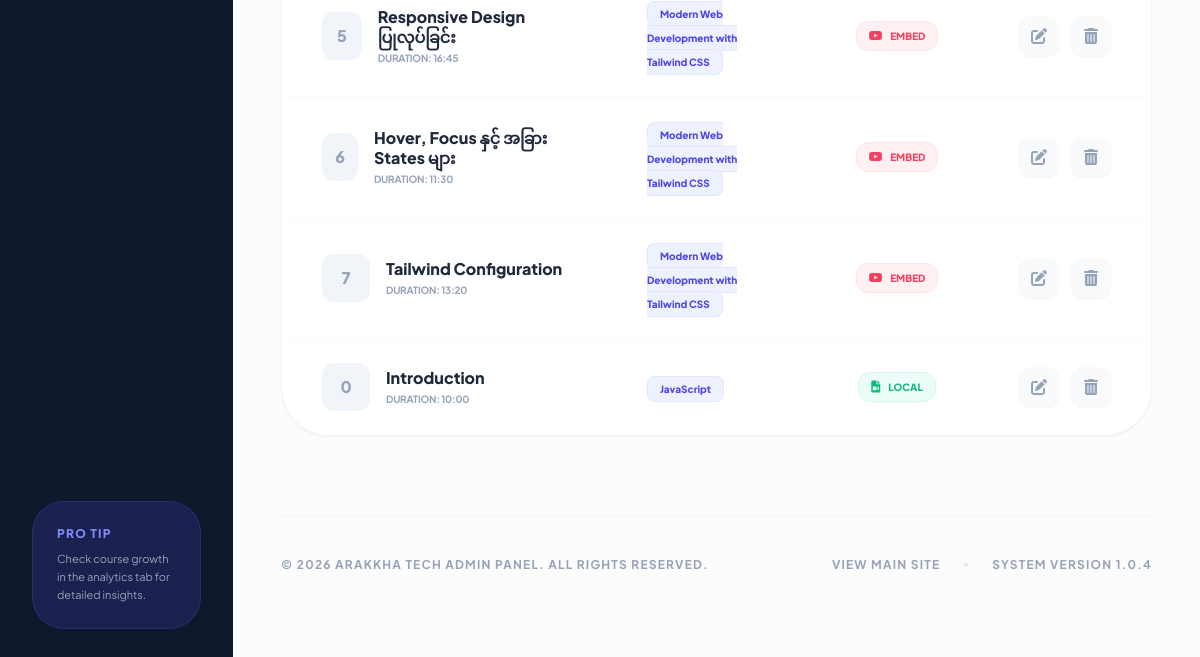
Page /manage/lessons/ (signed in, lower part) on the earlier database version.
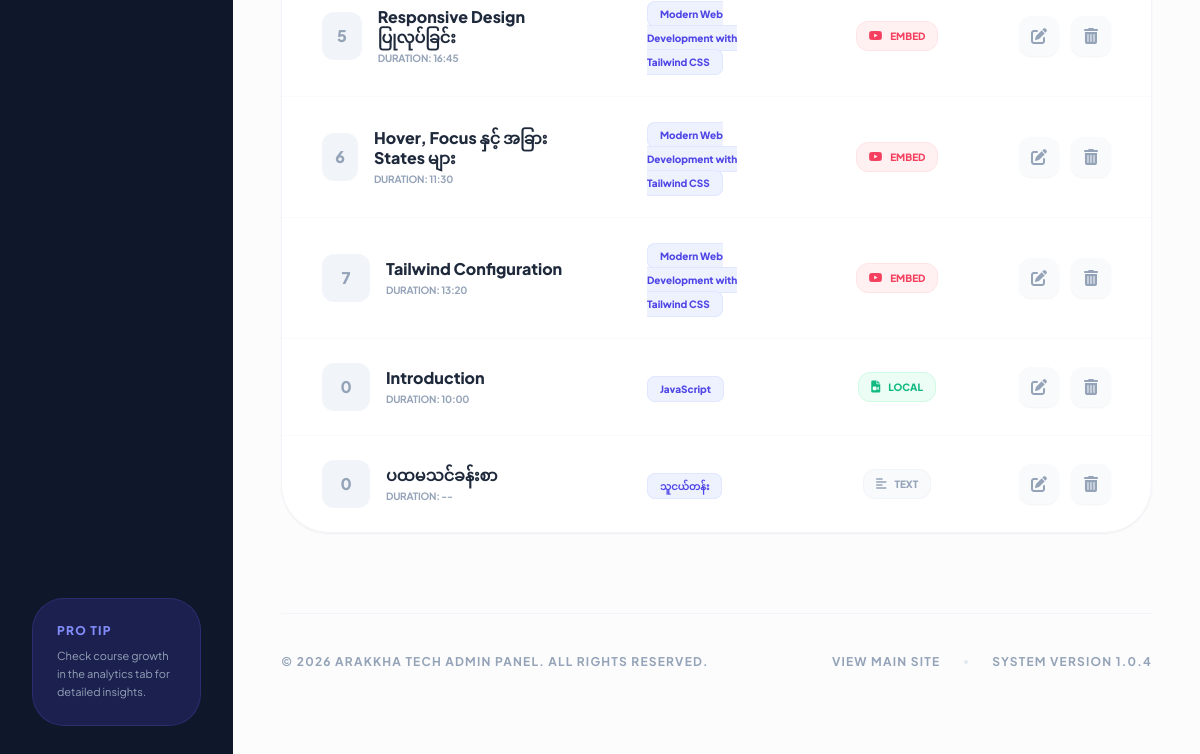
Same page on the later database version.
### courses/models.py (models this page shows, shortened)
class Lesson(models.Model):
    course = models.ForeignKey(Course, on_delete=models.CASCADE, related_name='lessons')
    title = models.CharField(max_length=200)
    content = models.TextField()
    video_url = models.URLField(blank=True, null=True, help_text="YouTube link (e.g. https://www.youtube.com/watch?v=...)")
    video_file = models.FileField(upload_to='courses/videos/', blank=True, null=True)
    video_poster = models.ImageField(upload_to='courses/posters/', blank=True, null=True, help_text="Video thumbnail image")
    duration = models.CharField(max_length=20, blank=True, null=True, help_text="e.g. 10:25")
    order = models.PositiveIntegerField(default=0)
    class Meta:
        ordering = ['order']

class Course(models.Model):
    title = models.CharField(max_length=200)
    description = models.TextField()
    thumbnail = models.ImageField(upload_to='courses/thumbnails/', blank=True, null=True)
    instructor = models.ForeignKey(User, on_delete=models.CASCADE, related_name='courses_taught')
    created_at = models.DateTimeField(auto_now_add=True)
    updated_at = models.DateTimeField(auto_now=True)

### courses/views.py (the view)
# urls.py: path('manage/lessons/', views.manage_all_lessons, name='manage_all_lessons'),
@login_required
@user_passes_test(is_instructor)
def manage_all_lessons(request):
    if is_admin(request.user):
        lessons = Lesson.objects.all().select_related('course').order_by('course', 'order')
    else:
        lessons = Lesson.objects.filter(course__instructor=request.user).select_related('course').order_by('course', 'order')
    return render(request, 'courses/management/manage_all_lessons.html', {'lessons': lessons})

### courses/context_processors.py (called while the page is built)
def user_roles(request):
    if request.user.is_authenticated:
        return {
            'is_admin_user': _is_admin(request.user),
            'is_instructor_user': _is_instructor(request.user),
            'user_role_label': (request.user.profile.role if hasattr(request.user, 'profile') else 'student')
        }
    return {
        'is_admin_user': False,
        'is_instructor_user': False,
        'user_role_label': 'guest'
    }

### courses/helpers.py (called while the page is built)
def is_admin(user):
    if user.is_superuser:
        return True
    if hasattr(user, 'profile'):
        return user.profile.role == 'admin'
    return False

def is_instructor(user):
    if user.is_superuser:
        return True
    if hasattr(user, 'profile'):
        return user.profile.role == 'instructor'
    return False

### courses/templates/courses/management/manage_all_lessons.html (shortened to what the changed rows need)
{% extends 'base.html' %}
{% block content %}
<div class="min-h-screen bg-[#fcfcfd] flex flex-col lg:flex-row">
    <main class="flex-grow p-6 lg:p-12">
        <div class="bg-white rounded-[3rem] shadow-sm border border-slate-100 overflow-hidden" data-aos="fade-up">
            <div class="overflow-x-auto">
                <table class="w-full text-left">
                    <tbody class="divide-y divide-slate-50">
                        {% for lesson in lessons %}
                        <tr class="group hover:bg-slate-50/30 transition-all">
                            <td class="px-10 py-6">
                                <div class="flex items-center">
                                    <div class="w-12 h-12 rounded-xl bg-slate-100 flex items-center justify-center text-slate-400 font-black mr-4 group-hover:bg-indigo-100 group-hover:text-indigo-600 transition-all">
                                        {{ lesson.order }}
                                    </div>
                                    <div>
                                        <p class="font-black text-slate-800 group-hover:text-indigo-600 transition-colors leading-tight mb-1">{{ lesson.title }}</p>
                                        <p class="text-[10px] text-slate-400 font-bold uppercase tracking-tight">Duration: {{ lesson.duration|default:"--" }}</p>
                                    </div>
                                </div>
                            </td>
                            <td class="px-10 py-6">
                                <span class="bg-indigo-50 text-indigo-600 text-[10px] font-black px-3 py-1.5 rounded-lg border border-indigo-100">
                                    {{ lesson.course.title|truncatechars:40 }}
                                </span>
                            </td>
                            <td class="px-10 py-6 text-center">
                                {% if lesson.video_file %}
                                    <div class="inline-flex items-center space-x-2 text-emerald-500 bg-emerald-50 px-3 py-1.5 rounded-xl border border-emerald-100">
                                        <i class="fas fa-file-video text-xs"></i>
                                        <span class="text-[10px] font-black uppercase">Local</span>
                                    </div>
                                {% elif lesson.video_url %}
                                    <div class="inline-flex items-center space-x-2 text-rose-500 bg-rose-50 px-3 py-1.5 rounded-xl border border-rose-100">
                                        <i class="fab fa-youtube text-xs"></i>
                                        <span class="text-[10px] font-black uppercase">Embed</span>
                                    </div>
                                {% else %}
                                    <div class="inline-flex items-center space-x-2 text-slate-400 bg-slate-50 px-3 py-1.5 rounded-xl border border-slate-100">
                                        <i class="fas fa-align-left text-xs"></i>
                                        <span class="text-[10px] font-black uppercase">Text</span>
                                    </div>
                                {% endif %}
                            </td>
                            <td class="px-10 py-6 text-right">
                                <div class="flex items-center justify-end space-x-3">
                                    <a href="{% url 'edit_lesson' lesson.pk %}" class="w-10 h-10 rounded-xl bg-slate-50 text-slate-400 flex items-center justify-center hover:bg-indigo-50 hover:text-indigo-600 transition-all shadow-sm">
                                        <i class="fas fa-edit"></i>
                                    </a>
                                    <a href="{% url 'delete_lesson' lesson.pk %}" class="w-10 h-10 rounded-xl bg-slate-50 text-slate-400 flex items-center justify-center hover:bg-rose-50 hover:text-rose-600 transition-all shadow-sm">
                                        <i class="fas fa-trash-alt"></i>
                                    </a>
                                </div>
                            </td>
                        </tr>
                        {% endfor %}
                    </tbody>
                </table>
            </div>
        </div>
    </main>
</div>
{% endblock %}

Differences in the rows shown:
added Lesson: order "0", title "ပထမသင်ခန်းစာ", duration "--", course "သူငယ်တန်း", video_file "TEXT"
